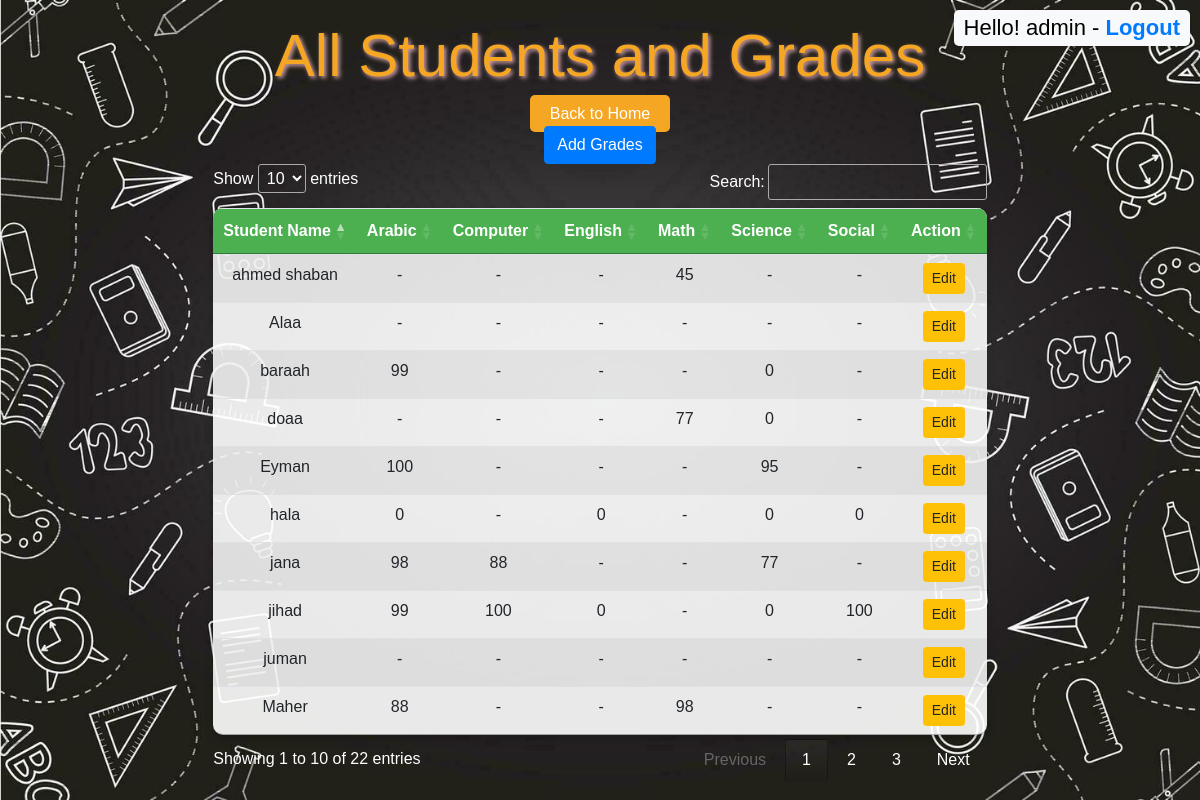
/viewAllGrades.php (signed in), run on the app's committed database.
### tables this page shows
CREATE TABLE IF NOT EXISTS `studentdata` (
  `id` int NOT NULL AUTO_INCREMENT,
  `name` varchar(100) NOT NULL,
  `date_of_birth` date NOT NULL,
  `gender` varchar(10) NOT NULL,
  `city` varchar(20) NOT NULL,
  PRIMARY KEY (`id`)
);

CREATE TABLE IF NOT EXISTS `grades` (
  `id` int NOT NULL AUTO_INCREMENT,
  `student_id` int DEFAULT NULL,
  `subject` varchar(100) DEFAULT NULL,
  `max_grade` int DEFAULT NULL,
  `student_grade` int DEFAULT NULL,
  PRIMARY KEY (`id`),
  KEY `student_id` (`student_id`)
);

### viewAllGrades.php (the view, shortened to what this page needs)
<?php
require_once "D:\wamp64\www\school\assets\databaseconnection\db.php";
?>
<!DOCTYPE html>
<html lang="en">
<head>
    <link rel="stylesheet" href="https://maxcdn.bootstrapcdn.com/bootstrap/4.5.2/css/bootstrap.min.css">
    <link rel="stylesheet" href="https://cdn.datatables.net/1.13.5/css/jquery.dataTables.min.css">
    <link rel="stylesheet" type="text/css" href="/school/assets/css/style5.css">
</head>
<body>
<h1>All Students and Grades</h1>
<h3  class="header-right"> <?php echo "Hello! ". $_SESSION['username'] ." - "."<a href='logout.php'> Logout</a>"; ?> </h3>
<center><a href="homePage.php" class="btn-home">Back to Home</a></center>
<button class="btn btn-primary" id="addGradeBtn">Add Grades</button>
<table id="studentTable" class="table table-striped">
    <thead>
        <tr>
            <th>Student Name</th>
            <?php
            $subjects_query = $con->query("SELECT DISTINCT subject FROM grades ORDER BY subject");
            $subjects = [];
            while ($row = $subjects_query->fetch_assoc()) {
                $subjects[] = $row['subject'];
                echo '<th>' . htmlspecialchars($row['subject']) . '</th>';
            }
            ?>
            <th>Action</th>
        </tr>
    </thead>
    <tbody>
        <?php
        $students_query = $con->query("SELECT id, name FROM studentdata");
        while ($student = $students_query->fetch_assoc()) {
            echo '<tr>';
            echo '<td>' . htmlspecialchars($student['name']) . '</td>';
            foreach ($subjects as $subject) {
                $grade_query = $con->query("SELECT student_grade FROM grades WHERE student_id = {$student['id']} AND subject = '$subject'");
                $grade = $grade_query->fetch_assoc();
                echo '<td>' . (isset($grade['student_grade']) ? htmlspecialchars($grade['student_grade']) : '-') . '</td>';
            }
            echo '<td>
                    <a href="editGrade.php?id=' . $student['id'] . '" class="btn btn-warning btn-sm">Edit</a>
                  </td>';
            echo '</tr>';
        }
        ?>
    </tbody>
</table>
</body>
</html>

### css/style5.css (style rules this page uses)
body { background-image: url('../images/school2.jpg'); background-size: cover; background-repeat: no-repeat; display: flex; flex-direction: column; justify-content: center; align-items: center; height: 100vh; font-family: Arial, sans-serif; color: white; }
h1 { color: #f5a623; font-size: 60px; text-shadow: 2px 2px 4px rgba(255, 192, 203, 0.8); margin-bottom: 10px; text-align: center; }
table { margin: 20px auto; width: 80%; background-color: rgba(255, 255, 255, 0.9); color: #f5a623; border-radius: 10px; overflow: hidden; box-shadow: 0 4px 8px rgba(0, 0, 0, 0.2); }
th, td { padding: 12px; text-align: center; }
th { background-color: #4CAF50; color: white; }
tr:nth-child(even) { background-color: #f2f2f2; }
tr:nth-child(odd) { background-color: #e0e0e0; }
.btn-home { background-color: #f5a623; color: white; padding: 10px 20px; border: none; border-radius: 5px; text-decoration: none; font-size: 16px; margin-top: 50px; }

### viewAllGrades.php (style rules this page uses)
.header-right { position: fixed; top: 10px; right: 10px; font-size: 22px; background-color:#f8f9fa; padding: 5px 10px; border-radius: 5px; box-shadow: 0 2px 5px rgba(0, 0, 0, 0.1); color: black; }
.header-right a { color: #007bff; text-decoration: none; font-weight: bold; }

### data on the page
studentdata: name "baraah"
grades: student_grade "99"
grades: student_grade "0"
studentdata: name "juman"
studentdata: name "ahmed shaban"
grades: student_grade "45"
studentdata: name "Eyman"
grades: student_grade "100"
grades: student_grade "95"
studentdata: name "jana"
grades: student_grade "98"
grades: student_grade "88"
grades: student_grade "77"
studentdata: name "Alaa"
studentdata: name "doaa"
grades: student_grade "77"
grades: student_grade "0"
studentdata: name "hala"
grades: student_grade "0"
grades: student_grade "0"
grades: student_grade "0"
grades: student_grade "0"
studentdata: name "jihad"
grades: student_grade "99"
grades: student_grade "100"
grades: student_grade "0"
grades: student_grade "0"
grades: student_grade "100"
studentdata: name "Maher"
grades: student_grade "88"
grades: student_grade "98"

### other printed values
$_SESSION['username'] "admin"
$row['subject'] "Arabic"
$row['subject'] "Computer"
$row['subject'] "English"
$row['subject'] "Math"
$row['subject'] "Science"
$row['subject'] "Social"
